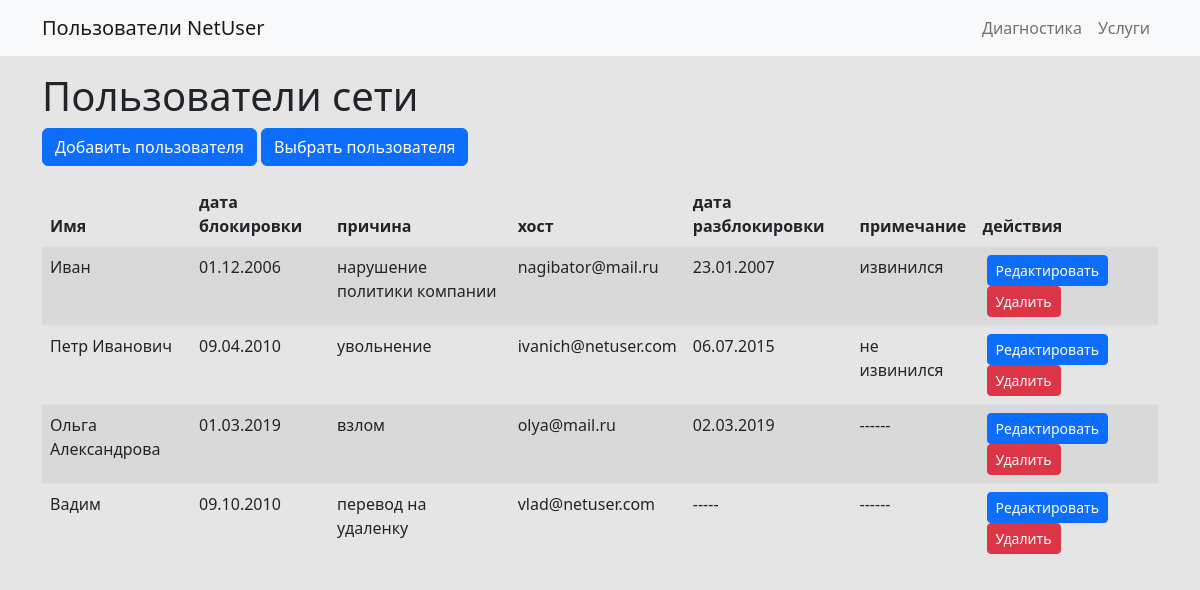
The page / on the database its author committed.
### models.py (models this page shows, shortened)
class User(db.Model):
    id = db.Column(db.Integer, primary_key=True)
    name = db.Column(db.String(50), nullable=False)
    date_block = db.Column(db.String(50), nullable=False)
    cause = db.Column(db.String(50), nullable=False)
    host = db.Column(db.String(50), nullable=False)
    date_unblock = db.Column(db.String(50) , nullable=False)
    note = db.Column(db.String(50) , nullable=False)

### app.py (the view)
@app.route('/')
def index():
    patients = User.query.all()
    return render_template('index.html', patients=patients)

### templates/index.html
{% extends 'base.html' %}
{% block content %}
    <h1>Пользователи сети</h1>
    <a href="{{ url_for('add_patient') }}" class="btn btn-primary mb-3">Добавить пользователя</a>
    <a href="{{ url_for('select_patient') }}" class="btn btn-primary mb-3">Выбрать пользователя </a>
    <table class="table table-striped">
        <thead>
            <tr>
                <th>Имя</th>
                <th>дата блокировки</th>
                <th>причина</th>
                <th>хост</th>
                <th>дата разблокировки</th>
                <th>примечание</th>
		<th>действия</th>
            </tr>
        </thead>
        <tbody>
            {% for patient in patients %}
            <tr>
                <td>{{ patient.name }}</td>
                <td>{{ patient.date_block }}</td>
                <td>{{ patient.cause }}</td>
                <td>{{ patient.host }}</td>
                <td>{{ patient.date_unblock }}</td>
		<td>{{ patient.note }}</td>
                <td>
                    <a href="{{ url_for('edit_patient', id=patient.id) }}" class="btn btn-sm btn-primary mx-1">Редактировать</a>
                    <form method="post" action="{{ url_for('delete_patient', id=patient.id) }}" style="display: inline">
                        <button type="submit" class="btn btn-sm btn-danger mx-1">Удалить</button>
                    </form>
                </td>
            </tr>
            {% endfor %}
        </tbody>
    </table>
{% endblock %}

### templates/base.html (shortened to what this page needs)
<!DOCTYPE html>
<html lang="ru">
<head>
    <link href="https://cdn.jsdelivr.net/npm/bootstrap@5.2.3/dist/css/bootstrap.min.css" rel="stylesheet">
    <link rel="stylesheet" href="https://cdnjs.cloudflare.com/ajax/libs/font-awesome/4.7.0/css/font-awesome.min.css">
    <link rel="stylesheet" href="{{ url_for('static', filename='custom.css') }}">
</head>
<body>
<nav class="navbar navbar-expand-lg navbar-light bg-light">
    <div class="container">
	    <a class="navbar-brand" href="#">Пользователи NetUser</a>
        <div class="collapse navbar-collapse justify-content-end"
             id="navbarNav">
            <ul class="navbar-nav">
                <li class="nav-item">
                    <a class="nav-link" href="#">Диагностика</a>
                </li>
                <li class="nav-item">
                    <a class="nav-link" href="#">Услуги</a>
                </li>
            </ul>
        </div>
    </div>
</nav>
<div class="container my-3">
    {% block content %}
    {% endblock %}
</div>
</body>
</html>

### static/custom.css (style rules this page uses)
body { background-color: #e5e5e5; }

### rows shown on the page
User: name "Иван", date_block "01.12.2006", cause "нарушение политики компании", host "nagibator@mail.ru", date_unblock "23.01.2007", note "извинился"
User: name "Петр Иванович", date_block "09.04.2010", cause "увольнение", host "ivanich@netuser.com", date_unblock "06.07.2015", note "не извинился"
User: name "Ольга Александрова", date_block "01.03.2019", cause "взлом", host "olya@mail.ru", date_unblock "02.03.2019", note "------"
User: name "Вадим", date_block "09.10.2010", cause "перевод на удаленку", host "vlad@netuser.com", date_unblock "-----", note "------"
